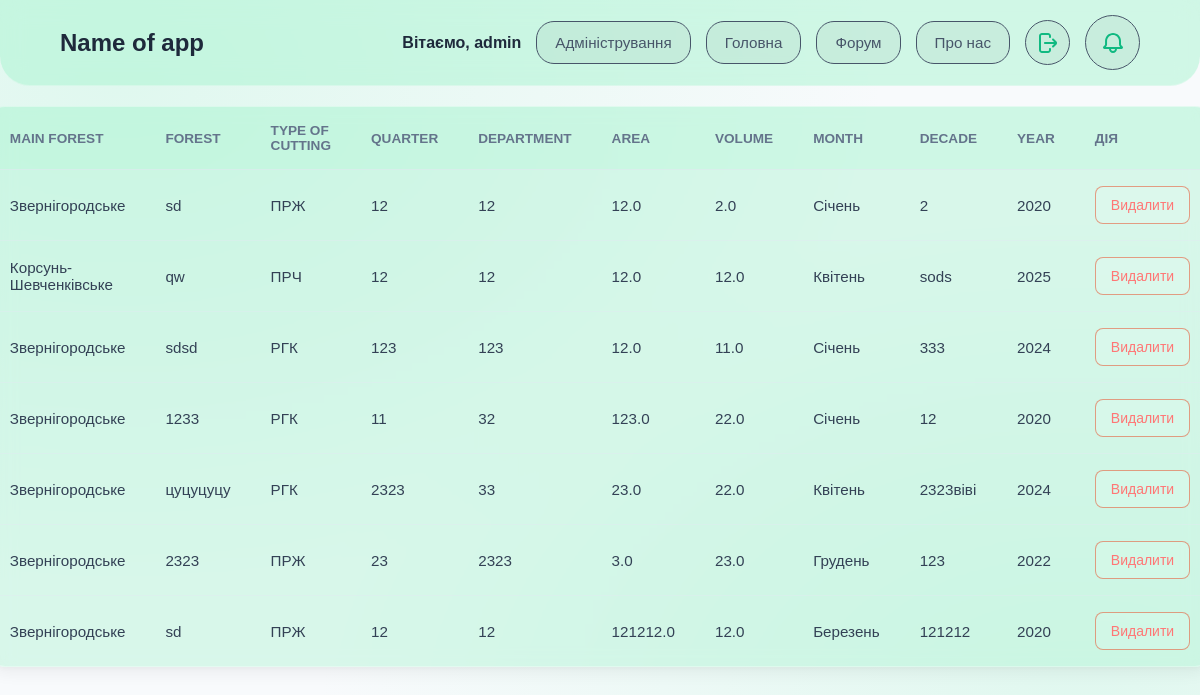
Before: /favorite (signed in) with the older database file.
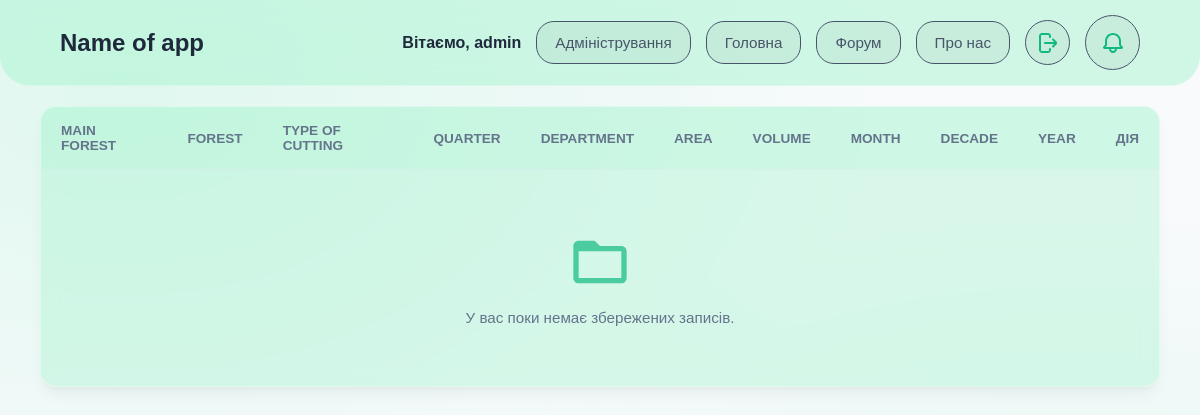
After: the same page with the newer database file.
### DB.py (models this page shows, shortened)
class User(UserMixin, db.Model):
    id = db.Column(db.Integer, primary_key=True)
    isAdmin = db.Column(db.Boolean, default=False)
    username = db.Column(db.String(150), unique=True, nullable=False)
    gmail = db.Column(db.String(150), unique=True, nullable=False)
    password_hash = db.Column(db.String(256), nullable=False)

class Forest(db.Model):
    id = db.Column(db.Integer, primary_key=True)
    mainForest = db.Column(db.String(100), nullable=False)
    forest = db.Column(db.String(100), nullable=False)
    typeCutting = db.Column(db.String(100), nullable=False)
    quarter = db.Column(db.String(100), nullable=False)
    department = db.Column(db.String(100), nullable=False)
    area = db.Column(db.Float, nullable=False)
    volumeForestManagement = db.Column(db.Float, nullable=False)
    month = db.Column(db.String(50), nullable=False)
    decade = db.Column(db.String(50), nullable=False)
    year = db.Column(db.Integer, nullable=False)

### app.py (the view)
@app.route('/favorite')
@login_required
def favorite():
    user_favorites = Favorite.query.filter_by(userID=current_user.id).all()
    forest_ids = [fav.forestID for fav in user_favorites]
    favorite_forests = Forest.query.filter(Forest.id.in_(forest_ids)).all()
    commitDb = Comits.query.order_by(Comits.date.desc()).limit(5).all()
    return render_template('favorite.html', forests=favorite_forests, comits=commitDb)

### app.py (called while the page is built)
@login_manager.user_loader
def load_user(user_id):
    return User.query.get(int(user_id))

### templates/favorite.html (shortened to what this page needs)
<!DOCTYPE html>
<html lang="en">
<head>
    <link rel="stylesheet" href="{{ url_for('static', filename='styles/user-favorite-style.css') }}">
    <link rel="stylesheet" href="{{ url_for('static', filename='styles/forum-style.css') }}">
    <link rel="stylesheet" href="{{ url_for('static', filename='styles/commit.css') }}">
    <link rel="stylesheet" href="{{ url_for('static', filename='styles/btn-style.css') }}">
</head>
<body>
    <header>
        <h1>Name of app</h1>
        <div class="header-btn">
            {% if current_user.is_authenticated %}
                <span class="welcome-text">Вітаємо, {{ current_user.username }}</span>
                {% if current_user.isAdmin %}
                    <a href="{{ url_for('admin') }}"><button>Адміністрування</button></a>
                {% endif %}
                <a href="{{ url_for('main') }}"><button>Головна</button></a>
                <a href="{{ url_for('forum') }}"><button>Форум</button></a>
                <a href="{{ url_for('about_ass') }}"><button>Про нас</button></a>
                <a href="{{ url_for('logout') }}" class="logout-btn">
                </a>
                <button id="open-commit" class="logout-btn" style="width: 55px; height: 55px;">
                </button>
            {% else %}
                <a href="{{ url_for('login') }}"><button>Увійти</button></a>
                <a href="{{ url_for('register') }}"><button>Зареєструватись</button></a>
            {% endif %}
        </div>
    </header>
    <main>
        <table cellpadding="5" cellspacing="0">
            <thead>
                <tr>
                    <th>Main Forest</th>
                    <th>Forest</th>
                    <th>Type of Cutting</th>
                    <th>Quarter</th>
                    <th>Department</th>
                    <th>Area</th>
                    <th>Volume</th>
                    <th>Month</th>
                    <th>Decade</th>
                    <th>Year</th>
                    <th>Дія</th> </tr>
            </thead>
            <tbody>
                {% for forest in forests %}
                    <tr id="row-{{ forest.id }}">
                        <td>{{ forest.mainForest }}</td>
                        <td>{{ forest.forest }}</td>
                        <td>{{ forest.typeCutting }}</td>
                        <td>{{ forest.quarter }}</td>
                        <td>{{ forest.department }}</td>
                        <td>{{ forest.area }}</td>
                        <td>{{ forest.volumeForestManagement }}</td>
                        <td>{{ forest.month }}</td>
                        <td>{{ forest.decade }}</td>
                        <td>{{ forest.year }}</td>
                        <td>
                            <button class="action-btn delete-btn" onclick="removeFavorite({{ forest.id }}, this)">Видалити</button>
                        </td>
                    </tr>
                {% else %}
                    <tr id="empty-message">
                        <td colspan="11">
                            <div class="empty-state-content">
                                У вас поки немає збережених записів.
                            </div>
                        </td>
                    </tr>
                {% endfor %}
            </tbody>
        </table>
    </main>
</body>
</html>

### static/styles/user-favorite-style.css (style rules this page uses)
body { font-family: 'Nunito Sans', sans-serif; margin: 0; color: #334155; background-color: #f8fafc; background-image: radial-gradient(at 10% 10%, rgba(167, 243, 208, 0.3) 0px, transparent 50%), radial-gradient(at 90% 90%, rgba(167, 243, 208, 0.3) 0px, transparent 50%); background-attachment: fixed; min-height: 100vh; }
a { text-decoration: none; }
header { display: flex; justify-content: space-between; align-items: center; padding: 15px 40px; background: rgba(167, 243, 208, 0.5); backdrop-filter: blur(12px); -webkit-backdrop-filter: blur(12px); border-bottom: 1px solid rgba(255, 255, 255, 0.3); border-radius: 0px 0px 30px 30px; position: sticky; top: 0; z-index: 100; }
header h1 { font-size: 1.5rem; margin: 0; color: #1e293b; display: flex; align-items: center; gap: 10px; }
.header-btn { display: flex; align-items: center; gap: 15px; }
.header-btn button:not(.logout-btn) { text-decoration: none; background: rgba(0, 0, 0, 0.04); border: solid; border-width: 1px; cursor: pointer; padding: 12px 18px; font-family: inherit; font-size: 0.95rem; color: #475569; border-radius: 18px; transition: all 0.2s ease; display: flex; align-items: center; justify-content: center; }
.header-btn button { fill: currentColor; }
.header-btn .welcome-text { color: #1e293b; font-weight: 600; }
main { padding: 40px; display: flex; justify-content: center; }
table { width: 100%; max-width: 1200px; border-collapse: separate; border-spacing: 0; background: rgba(167, 243, 208, 0.4); backdrop-filter: blur(8px); -webkit-backdrop-filter: blur(8px); border-radius: 16px; overflow: hidden; border: 1px solid rgba(255, 255, 255, 0.3); box-shadow: 0 10px 15px -3px rgba(0, 0, 0, 0.05), 0 4px 6px -2px rgba(0, 0, 0, 0.03); }
thead th { font-size: 0.85rem; text-transform: uppercase; font-weight: 600; color: #64748b; text-align: left; padding: 16px 20px; background-color: rgba(167, 243, 208, 0.2); border-bottom: 1px solid rgba(226, 232, 240, 0.6); }
tbody td { padding: 16px 20px; border-bottom: 1px solid rgba(226, 232, 240, 0.4); font-size: 0.95rem; }
tbody tr:last-child td { border-bottom: none; }
#empty-message td { text-align: center; padding: 60px 20px; color: #64748b; }
#empty-message .empty-state-content { display: flex; flex-direction: column; align-items: center; gap: 15px; }
#empty-message .empty-state-content::before { content: ''; display: inline-block; width: 64px; height: 64px; background-size: contain; background-repeat: no-repeat; opacity: 0.7; }

### static/styles/forum-style.css (style rules this page uses)
header { width: 100%; display: flex; justify-content: space-between; align-items: center; padding-inline: 60px; box-sizing: border-box; }
main { display: flex; flex-direction: column; align-items: center; gap: 20px; padding-top: 20px; }

### static/styles/btn-style.css (style rules this page uses)
.logout-btn { width: 43px; height: 43px; text-decoration: none; background: rgba(0, 0, 0, 0.04); border: solid; border-width: 1px; cursor: pointer; font-family: inherit; font-size: 0.95rem; color: #475569; border-radius: 50%; transition: all 0.2s ease; display: flex; align-items: center; justify-content: center; }

Changed rows visible on the page:
removed Forest: mainForest "Звернігородське", forest "sd", typeCutting "ПРЖ", quarter "12", department "12", area "12.0", volumeForestManagement "2.0", month "Січень", decade "2", year "2020"
removed Forest: mainForest "Корсунь-Шевченківське", forest "qw", typeCutting "ПРЧ", quarter "12", department "12", area "12.0", volumeForestManagement "12.0", month "Квітень", decade "sods", year "2025"
removed Forest: mainForest "Звернігородське", forest "sdsd", typeCutting "РГК", quarter "123", department "123", area "12.0", volumeForestManagement "11.0", month "Січень", decade "333", year "2024"
removed Forest: mainForest "Звернігородське", forest "1233", typeCutting "РГК", quarter "11", department "32", area "123.0", volumeForestManagement "22.0", month "Січень", decade "12", year "2020"
removed Forest: mainForest "Звернігородське", forest "цуцуцуцу", typeCutting "РГК", quarter "2323", department "33", area "23.0", volumeForestManagement "22.0", month "Квітень", decade "2323віві", year "2024"
removed Forest: mainForest "Звернігородське", forest "2323", typeCutting "ПРЖ", quarter "23", department "2323", area "3.0", volumeForestManagement "23.0", month "Грудень", decade "123", year "2022"
removed Forest: mainForest "Звернігородське", forest "sd", typeCutting "ПРЖ", quarter "12", department "12", area "121212.0", volumeForestManagement "12.0", month "Березень", decade "121212", year "2020"
Other visible differences:
text now shown: "У вас поки немає збережених записів."
